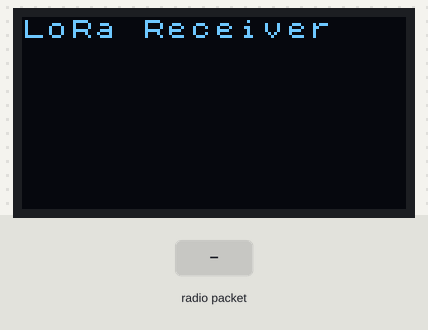
The sketch below on a simulated Arduino Uno, built for the host (arithmetic inside an expression is 32-bit, double 64-bit). On the bench: 128×64 one-colour display. Inputs (shaded band) come from the test bench. No radio packets arrive unless stated.

Above: at 1.2 s.
1.3 s: radio packet "1" arrives
At 2.0 s:
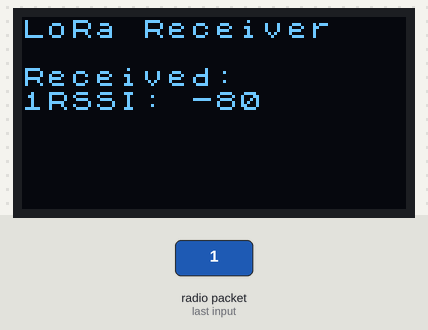
2.8 s: radio packet "0" arrives
At 3.1 s:
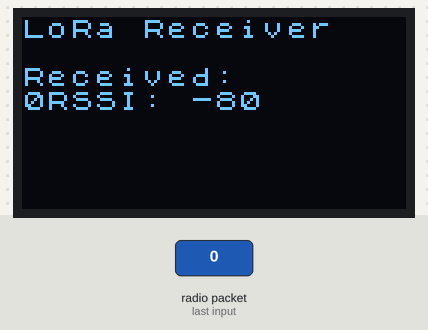
4.3 s: radio packet "2" arrives
Timing chart, 0 to 7.3 s (numbered marks = the images above; inputs shaded):
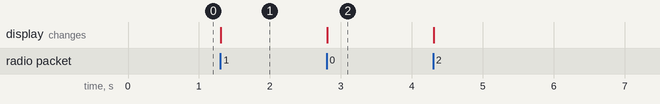

The sketch:

LoRaReceiver.ino
```cpp
#include <U8x8lib.h>
#include <SPI.h>
#include <LoRa.h>


// WIFI_LoRa_32 ports
// GPIO5  -- SX1278's SCK
// GPIO19 -- SX1278's MISO
// GPIO27 -- SX1278's MOSI
// GPIO18 -- SX1278's CS
// GPIO14 -- SX1278's RESET
// GPIO26 -- SX1278's IRQ(Interrupt Request)

//#define DEBUG

#define SS      18
#define RST     14
#define DI0     26


// the OLED used
U8X8_SSD1306_128X64_NONAME_SW_I2C u8x8(/* clock=*/ 15, /* data=*/ 4, /* reset=*/ 16);


int rssi;
String str;
char aux[64];

void setup() {
  SPI.begin(5, 19, 27, 18);
  LoRa.setPins(SS, RST, DI0);

  #ifdef DEBUG
    Serial.begin(9600);
    while (!Serial);
    delay(1000);
  #endif

  u8x8.begin();
  u8x8.setFont(u8x8_font_chroma48medium8_r);

  u8x8.drawString(0, 0, "LoRa Receiver");

  if (!LoRa.begin(433E6)) {
    u8x8.drawString(0, 0, "Starting LoRa failed!");
    while (1);
  }
}


void loop() {
  // try to parse packet
  int packetSize = LoRa.parsePacket();
  if (packetSize) {
    // received a packet
    str = "Received:;";

    // read packet
    while (LoRa.available()) {
      str += (char)(LoRa.read());
    }

    // RSSI = Received Signal Strength Indicator
    rssi = LoRa.packetRssi();
    str = str + "RSSI: " + String(rssi) + ";";

    #ifdef DEBUG
      Serial.println(str);
    #endif

    int row = 2;
    int str_size = str.length();

    for (int i=0, j=0; i < str_size; i++){
      if (str[i] != ';'){
        aux[j] = str[i];
        j++;
        continue;
      }

      aux[j] = '\0';

      #ifdef DEBUG
        Serial.print("Screen Row #");
        Serial.print(row);
        Serial.print(": ");
        Serial.println(aux);
      #endif

      u8x8.drawString(0, row, aux);

      row++;
      j = 0;
    }
  }
}
```

Measured:
- after the input at 1.3 s, the display: first changes at once (image 1 shows a later state)
- after the input at 2.8 s, the display: changes at once (image 2)
